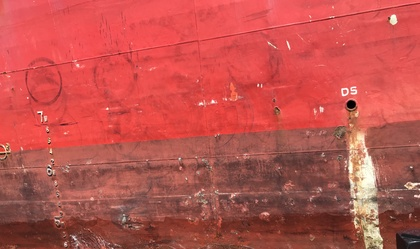
%> input picture src/matlab/hull1.jpg, 420 x 249 px, shrunk from 3799 x 2256 before the run; its folder holds only this picture in this run
$ octave imhistogram.m   (GNU Octave 9; MATLAB toolbox functions it lacks are replaced by stand-ins)
%> lines starting %> are read from the running program, lines starting %| are printed output that depends on the picture
%> the answer given: .
%> further down, I1 is the input picture: size 249x420x3 uint8; mean R, G, B 190.2, 82.4, 77.5
### src/matlab/imbin.m
function [Io, C,tot_idx,Iall] = imbin(I,K)
%> called with K = 7
%       Colour quantisation based on image covariance eigen values.
%
%       IMBIN utilises a binary tree approach to store all statistical properties and
%       image resulting clusters.
%       The resulting image stored (Io) is optimised to be from the
%       cluster that fulfils the condition of both max eigenvector and
%       max sum of eigenvectors values
%
% Syntax:  [Iout,Clusters] = imbin(Iinput,K)
%
% Inputs:
%    Iinput - an RGB image matrix
%    K - number of clusters to be inferred
%
% Outputs:
%    Iout - the output image result RGB array
%    C - an array results for all clusters
%
% Example:
%    I1=imread('hull10.jpg');
%    figure, imshow(I1)
%    K = 7;
%    I2 = bin(I1,K);
%    figure, imshow(I2)
%
% Reference: Michael T. Orchard, Charles A. Bouman (1991). Color quantization
% of images, IEEE Trans. Signal Processing 39(12): 2677-2690
%
%       Other m-files required: none
%       Subfunctions: none
%       MAT / data files required: none
%
%       See also: GRAYTHRESH, IM2BW, IMTHRESH
%
%% Initializations
narginchk(1,2)
nargoutchk(1,4)

% check number of clusters (pointless to have less than 2)
if nargin==1
    K = 2;
end

I=im2double(I); % to avoid numerical issues in matlab

% Get image dimensions
[rows, cols, ~] = size(I);
%> rows = 249; cols = 420

% Treat complete image as single cluster and compute different fields of cluster.
R1=zeros(3,3);

% Total number of pixels
N1 = rows * cols;
%> N1 = 104580

si=0; % index used later for loops

% Initialize matrix to store abs median eigenvalue
val = zeros(1, 7);

% Initialize cell to store nodes & its corresponding properties
C = {1, K};

%% Evaluate nodes & its statistical properties
for i=1:K

    %% Calculate first node
    if i == 1
        % Evaluate total of each colour channel
        for j=1:3
            for k=1:3
                R1(j, k) = sum(sum(I(:,:,j) .* I(:,:,k)));
            end
        end

        % Flatten each colour channel
        I_Comp = reshape(I, [], 3);

        % Sum of each colour channel
        M1 = reshape(sum(sum(I)), [1, 3]);

        % Compute covariance of the Image.
        R1_bar = R1-((M1*M1')/N1);

        % Compute eigen values and eigen vectors of the image.
        [V,D] = eig(R1_bar);

        % Points of first node
        point = 1:N1;

        % Form the initial cluster.
        cluster.R = R1;
        cluster.M = M1;
        cluster.N = N1;
        cluster.point = point;
        % Store only center column right eigenvectors
        cluster.vector = V(:,2);

        % Place the cluster in Cell array.
        C{1}=cluster;
        % Store the absolute median eigenvalue
        val(1)=abs(D(2,2));
    end

    %% Evaluate remaining nodes
    if(max(val(:))==-1) && i > 1
        break;
    end

  % Pick the cluster having highest eigen value and split it into two parts.
  % place max value in index
  index = find(max(val(:))== val);

  % Current node's center column right eigenvectors
  vector = C{index}.vector;

  % Current node's points (regions of interest)
  point = C{index}.point;

  % Flatten points
  point = point(:);

  %
  M = C{index}.M;
  N = C{index}.N;
  % Quantization (mean) value of current cluster
  Q = M / N;

  R = C{index}.R;

  a = vector(1,1)* I_Comp(point(:), 1) + vector(2,1)* I_Comp(point(:), 2) + vector(3,1)* I_Comp(point(:), 3);

  % Pixels of the cluster are divided into two parts based on their closeness
  % to a plane perpendicular to principal eigen vector and passing through mean.
  point1 = point(a >= vector'*Q');
  point2 = point(a < vector'*Q');

  % Compute various statistical value for the newly formed clusters.
  for j=1:3
      for k=1:3
          R1(j, k) = sum(I_Comp(point1(:), j) .* I_Comp(point1(:), k));
      end
  end

  M1 = sum(I_Comp(point1(:), :), 1);

  R2=R-R1;
  M2=M-M1;

  N1 = size(point1, 1);
  N2 = size(point2, 1);
  % Place the clusters into cell array and delete the parent cluster.
  if(N1>0 && N2>0)
      % Evaluate statistical properties for node1
      cluster1.point=point1;
      cluster1.R=R1;
      cluster1.M=M1;
      cluster1.N=N1;
      R1_bar=R1-((M1*M1')/N1);
      [V1 , D1]=eig(R1_bar);
      cluster1.vector=V1(:,2);
      val(index)=abs(D1(2,2));
      C{index}=cluster1;

      % Evaluate statistical properties for node2
      cluster2.R=R2;
      cluster2.N=N2;
      cluster2.M=M2;
      cluster2.point=point2;
      R2_bar=R2-((M2*M2')/N2);
      [V2 , D2]=eig(R2_bar);
      cluster2.vector=V2(:,2);
      val(si+1)=abs(D2(2,2));
      C{si+1}=cluster2;

      si=si+1;
  else
     val(index)=-1;
     i=i-1;
  end
end
%> this loop made 7 passes
%> (index, vector, M, N, Q, R, N1, N2) on pass 7: (5, [0.0337; 0.69; -0.723], [2907 1133.5 1219.2], 3403, [0.854 0.333 0.358], [2628.7 1009 1085.2; 1009 394.8 424.3; 1085.2 424.3 456.1], 1877, 1526)
%> (index, vector, M, N, Q, N1, N2, cluster1.M) on pass 3: (2, [0.0141; 0.7; -0.714], [21520.5 7739 8014.4], 24053, [0.895 0.322 0.333], 14406, 9647, [12926.6 4580.9 4677.8])
%> after the loop, C = 7 items; R1 = [1578 584.2 622.5; 584.2 218.9 233; 622.5 233 248]; cluster1 = {M [1716.7 634.7 676.4], N 1877, vector [0.0278 0.693 -0.721]}; cluster1.point = 1877 values from 31 to 104090; cluster2 = {N 1526, M [1190.3 498.8 542.8], vector [0.0435 0.684 -0.728]}

%% Select desired node based on eigenvalues
% Condition to check the eigen values and the sums of the produced clusters
total = zeros(1, 4);
median = zeros(1, 4);
for i = 4:si
    % finds position of cluster with max mid eigen value
    % and max sum of eigen values
    vector = C{i}.vector;
    vector_tot{i} = C{i}.vector;
    total(i-3) = sum(vector);
    median(i-3) = vector(2,1);
    % Find index of max value of total eigenvalues
    ind2 = find(max(total(1:i-3))== total(1:i-3));
    % Find index of max value of median eigenvalues
    ind3 = find(max(median(1:i-3))== median(1:i-3));
    % Index of max value of total set to -1 if not equal indices
    if ind2 ~= ind3
        total(i-3) = -1;
    end

    % All nodes
    temp=C{i}.point;
    I1=zeros(size(I,1),size(I,2),3);
    [y_p, x_p]=ind2sub([size(I,1) size(I,2)],temp);
    for t=1:size(y_p,1)
        y=y_p(t);
        x=x_p(t);
        I1(y,x,1)=I(y,x,1);
        I1(y,x,2)=I(y,x,2);
        I1(y,x,3)=I(y,x,3);
    end
    I1 = im2uint8(I1);
    Iall{i} = I1;
end
%> this loop made 4 passes
%> (vector, ind2, ind3) on passes 1 to 4: ([-0.00441; 0.709; -0.705], 1, 1), ([0.0278; 0.693; -0.721], 1, 1), ([-0.0156; 0.715; -0.699], 3, 3), ([0.0435; 0.684; -0.728], 3, 3)
%> pass 1, in imbin, `I1 = im2uint8(I1);`:
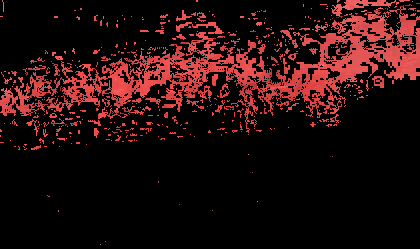
%> I1: size 249x420x3 uint8; mean R, G, B 35.4, 12.3, 12.2
%> after the loop:
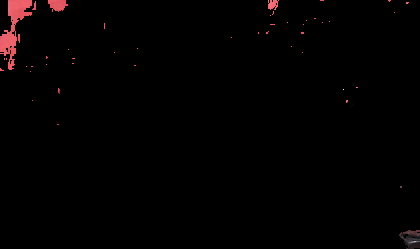
%> I1: size 249x420x3 uint8; mean R, G, B 2.9, 1.2, 1.3
%> after the loop, Iall = 7 items; median = [0.709 0.693 0.715 0.684]; total = [-8.06e-06 -2.11e-05 1.68e-06 -0.00035]; vector_tot = {[], [], [], [-0.00441; 0.709; -0.705], [0.0278; 0.693; -0.721], [-0.0156; 0.715; -0.699], [0.0435; 0.684; -0.728]}

% Find index of max values
tot_idx = find(max(total(:))== total); % Correct node
%> tot_idx = 3
med_idx = find(max(median(:))== median);
%> med_idx = 3

% Safeguard index shapes
tot_idx = [tot_idx zeros(1, numel(med_idx) - numel(tot_idx))];
med_idx = [med_idx zeros(1, numel(tot_idx) - numel(med_idx))];
% condition to select the appropriate cluster with both max eigenvector
% and max sum of eigenvectors values
Io=zeros(rows, cols, 3);
if (tot_idx == med_idx)
    fpoint = C{tot_idx+3}.point;
%> fpoint = 7646 values from 1 to 104413
    [y_p, x_p]=ind2sub([rows cols],fpoint);
%> y_p = 7646 values, max 246 at index 1312, min 1 at index 1, mean 106.4; x_p = 7646 values from 1 to 420
    for s=1:size(y_p,1)
        y=y_p(s);
        x=x_p(s);
        Io(y,x,1)=I(y,x,1);
        Io(y,x,2)=I(y,x,2);
        Io(y,x,3)=I(y,x,3);
    end
%> this loop made 7646 passes
%> (y, x) on passes 1 to 3: (1, 1), (2, 1), (3, 1)
end

Io = im2uint8(Io); % back to integer values 0-255 (image array)

### src/matlab/imhistogram.m
clc, close all,clear all, clear variables

% Specify the folder where the files live, change read_folder to a desired folder
read_folder = '.\dataset\mob_data';

% Check to make sure that folder actually exists.  Warn user if it doesn't.
if ~isfolder(read_folder)
        errorMessage = sprintf('Error: The following folder does not exist:\n%s\nPlease specify a new folder.', read_folder);
        uiwait(warndlg(errorMessage));
        read_folder = uigetdir(); % Ask for a new one.

        % User clicked Cancel
        if read_folder== 0
                return;
        end
end


% Get a list of all files in the folder_two with the desired file name pattern.
filePattern = fullfile(read_folder, '*.jpg');
theFiles = dir(filePattern);

for k = 1 : length(theFiles)
    baseFileName = theFiles(k).name;
    fullFileName = fullfile(theFiles(k).folder, baseFileName);
    I1 = imread(fullFileName);

    % imbin
    K = 7;
    [I2,C,tot_idx,Iall] = imbin(I1,K); % Call imbin
%> C = 7 items; tot_idx = 3; Iall = 7 items

    % imthresh
    N = 3; % Produce four classes
    idx2 = imthresh(I2,N); % Call imthresh
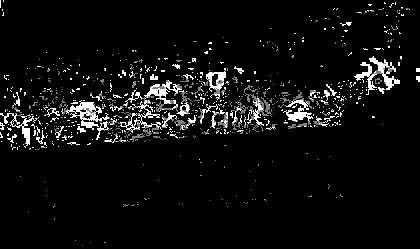
%> idx2: size 249x420 double; min 1, max 3, mean 1.12; drawn with min black and max white

    mask2 = (idx2(:,:) == 2); % Returns logical array of Class 2
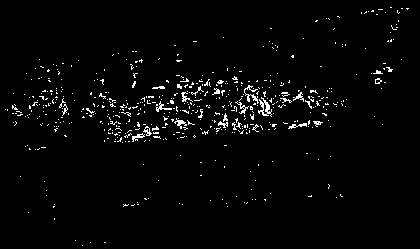
%> mask2: size 249x420 logical; 2.5% white in thin lines or dots

    % Extract the individual red, green, and blue color channels.
    I2(:,:,1) = uint8(I2(:,:,1)) .* uint8(mask2);
    I2(:,:,2) = uint8(I2(:,:,2)) .* uint8(mask2);
    I2(:,:,3) = uint8(I2(:,:,3)) .* uint8(mask2);

    % Create color versions of the individual color channels.
    redChannel_quantised = I2(:, :, 1); % Red channel
    greenChannel_quantised = I2(:, :, 2); % Green channel
    blueChannel_quantised = I2(:, :, 3); % Blue channel

    % Create an all black channel.
    allBlack_quantised = zeros(size(I2, 1), size(I2, 2), 'uint8');

    % Create color versions of the individual color channels.
    just_red_quantised = cat(3, redChannel_quantised, allBlack_quantised, allBlack_quantised);
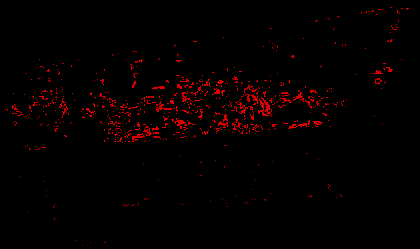
%> just_red_quantised: size 249x420x3 uint8; mean R, G, B 5.3, 0, 0
    just_green_quantised = cat(3, allBlack_quantised, greenChannel_quantised, allBlack_quantised);
    just_blue_quantised = cat(3, allBlack_quantised, allBlack_quantised, blueChannel_quantised);
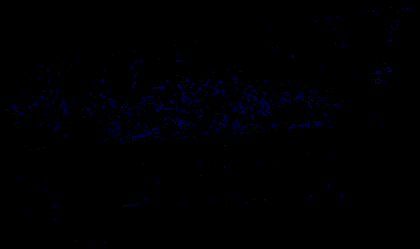
%> just_blue_quantised: size 249x420x3 uint8; mean R, G, B 0, 0, 1.6

    %% Histogram of an Quantised image
    figure(1)
    subplot(4,1,1);[red_data_quantised, pixel_level_quantised]=imhist(redChannel_quantised);
%> after `[red_data_quantised, pixel_level_quantised]=imhist(redChannel_quantise`: red_data_quantised = 256 values, max 101959 at index 1, min 0 at index 2, mean 408.5; pixel_level_quantised = 256 values from 0 to 255
    bar(pixel_level_quantised, red_data_quantised,'r');
    title('Histogram Red Channel[Quantised]');
    xlabel('Pixel intensity(0-255)')
    xlim([1 254])
    ylabel('No. of Pixels')
    grid on;
    hold on;

    subplot(4,1,2);[green_data_quantised, pixel_level_quantised]=imhist(greenChannel_quantised);
%> after `[green_data_quantised, pixel_level_quantised]=imhist(greenChannel_quan`: green_data_quantised has the same summary as red_data_quantised
    bar(pixel_level_quantised, green_data_quantised,'g');
    title('Histogram Green Channel[Quantised]');
    xlabel('Pixel intensity(0-255)')
    xlim([1 254])
    ylabel('No. of Pixels')
    grid on;
    hold on;

    subplot(4,1,3);[blue_data_quantised, pixel_level_quantised]=imhist(blueChannel_quantised);
%> after `[blue_data_quantised, pixel_level_quantised]=imhist(blueChannel_quanti`: blue_data_quantised has the same summary as red_data_quantised
    bar(pixel_level_quantised, blue_data_quantised,'b');
    title('Histogram Blue Channel[Quantised]');
    xlabel('Pixel intensity(0-255)')
    xlim([1 254])
    ylabel('No. of Pixels')
    grid on;
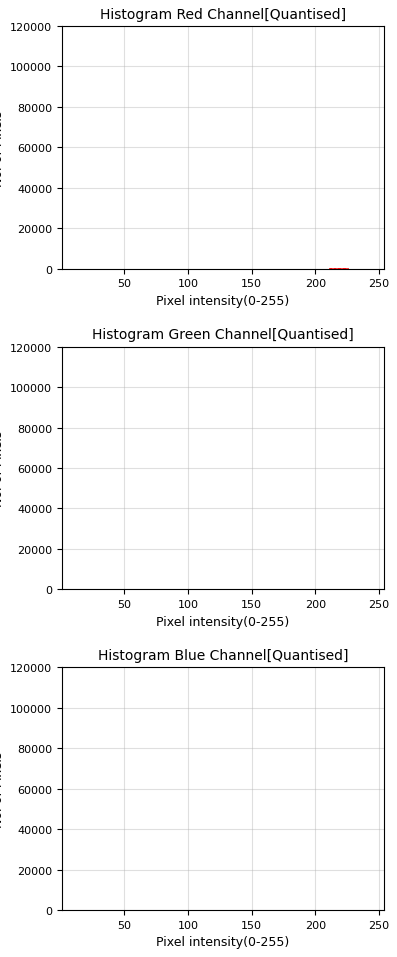
%> figure redrawn from the program's plot data, 3 panels; panel 1: tallest bar 101959 high, from x = -0.4 to 0.4; panel 2: tallest bar 101959 high, from x = -0.4 to 0.4; panel 3: tallest bar 101959 high, from x = -0.4 to 0.4
    hold on;

end
